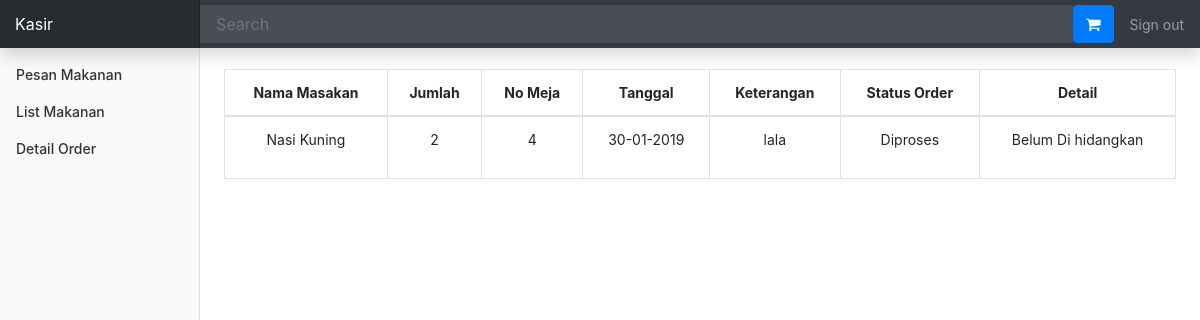
The app's page /kasir/index.php?halaman=detail_order (signed in) with its own data.
### tables this page shows
CREATE TABLE `tb_detail_order` (
  `id_detail_order` int(11) NOT NULL,
  `id_order` int(11) NOT NULL,
  `id_masakan` int(11) NOT NULL,
  `jumlah` int(225) NOT NULL,
  `nama_masakan` varchar(225) NOT NULL,
  `harga` int(20) NOT NULL,
  `sub_harga` int(20) NOT NULL,
  `keterangan` text NOT NULL,
  `status_detail_order` varchar(225) NOT NULL DEFAULT 'Terbayar'
);

CREATE TABLE `tb_order` (
  `id_order` int(11) NOT NULL,
  `no_meja` int(225) NOT NULL,
  `tanggal` varchar(225) NOT NULL,
  `id_user` int(11) NOT NULL,
  `keterangan` text NOT NULL,
  `status_order` varchar(225) NOT NULL DEFAULT 'Diproses'
);

### kasir/detail_order.php (the view)
<table class="table table-bordered table-hover">
  <thead>
    <tr class="text-center">
      <th>Nama Masakan</th>
      <th>Jumlah</th>
      <th>No Meja</th>
      <th>Tanggal</th>
      <th>Keterangan</th>
      <th>Status Order</th>
      <th>Detail</th>
    </tr>
  </thead>
  <tbody>
    <?php
    $ambil = $koneksi->query("SELECT * FROM tb_order INNER JOIN tb_detail_order ON tb_order.id_order = tb_detail_order.id_order WHERE status_order='Diproses' ");
    while($data = $ambil->fetch_assoc()){
    ?>
    <tr class="text-center">
      <td><?php echo $data['nama_masakan'] ?></td>
      <td><?php echo $data['jumlah'] ?></td>
      <td><?php echo $data['no_meja'] ?></td>
      <td><?php echo $data['tanggal'] ?></td>
      <td><?php echo $data['keterangan'] ?></td>
      <td><?php echo $data['status_order'] ?></td>
      <td>
        <?php if($data['status_order'] == "Diproses"): ?>
        <p>Belum Di hidangkan</p>
        <?php endif ?>
      </td>
    </tr>
    <?php } ?>
  </tbody>
</table>

### inc/css/dashboard.css (style rules this page uses)
body { font-size: .875rem; }

### records on screen
tb_detail_order: nama_masakan "Nasi Kuning", jumlah "2", id_order.no_meja "4", id_order.tanggal "30-01-2019", keterangan "lala", id_order.status_order "Diproses"
